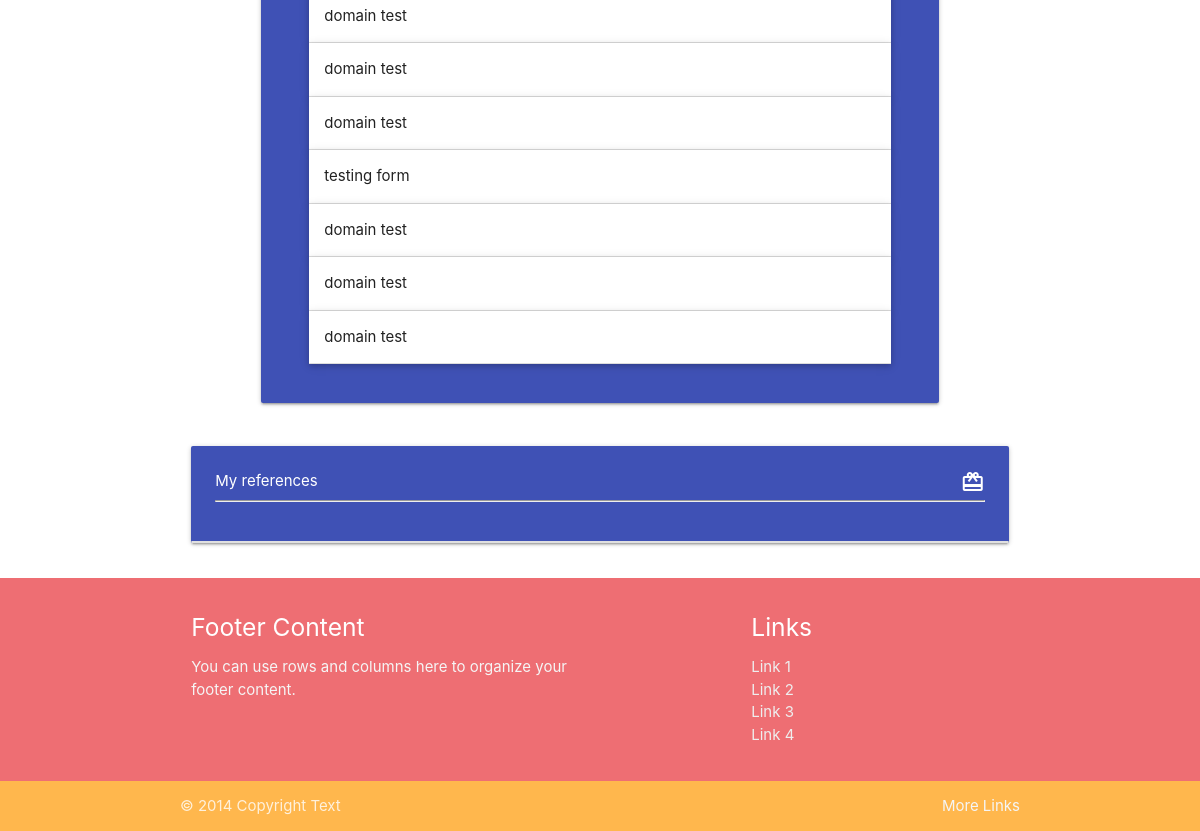
Page /profile/2/ (lower part) on the earlier database version.
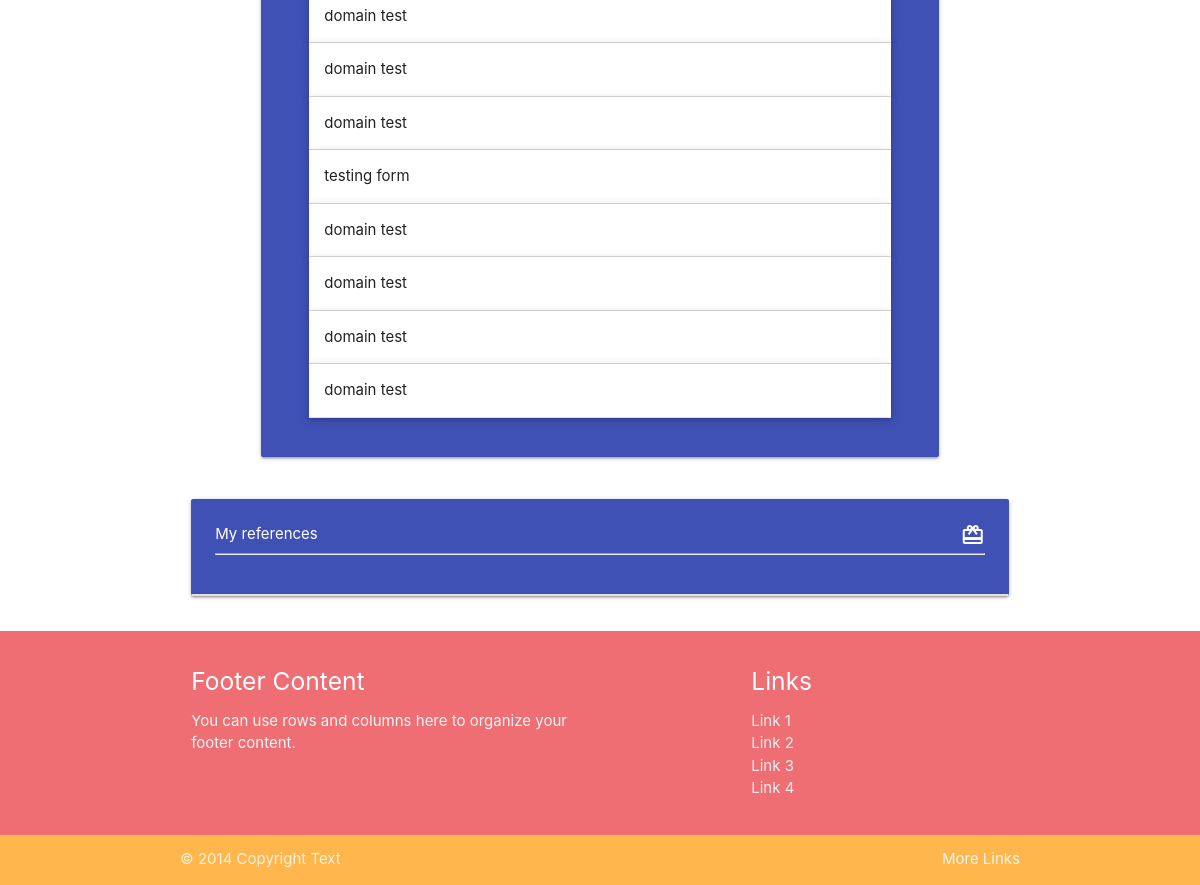
Same page on the later database version.
### userprofile/models.py (models this page shows, shortened)
class RefRequest(models.Model):
    profile = models.ForeignKey(Profile, verbose_name=_("profile"), on_delete=models.CASCADE)
    company_name = models.CharField(_("company name"), max_length=100, null=True, blank=True)
    company_slug = models.SlugField(_("company_slug"), null=True, blank=True, unique=False, max_length=150)
    date_from = models.DateField( verbose_name=_("date from"))
    date_to = models.DateField(verbose_name=_("date to"))
    to_email = models.EmailField(_("to email"), max_length=254, null=True, blank=True)
    UNINITIATED = "UNIN"
    PENDING = "PEND"
    COMPLETE = "COMP"
    STATUS_CHOICES = [
        (UNINITIATED, "Uninitiated"),
        (PENDING, "Pending"),
        (COMPLETE, "Complete"),
    ]
    status = models.CharField(_("status"), max_length=4, choices=STATUS_CHOICES, default=UNINITIATED,)
    time_sent = models.DateTimeField(_("time_sent"), auto_now_add=True, null=True)
    class Meta:
        verbose_name = "Reference request"
        verbose_name_plural = "Reference requests"

### userprofile/views.py (the view)
# urls.py: path("profile/<int:pk>/", ProfileView.as_view(), name ="profile"),
class ProfileView(ListView):
    model = RefRequest
    def get(self, request, *args, **kwargs):
        profile = Profile.objects.get(id=kwargs["pk"])
        requests = profile.refrequest_set.all()
        return render(
            self.request,
            "userprofile/profile.html",
            {
                "profile": profile,
                "requests": requests,
            })

### userprofile/models.py (called while the page is built)
    def __str__(self):
        return f"{self.first_name} {self.last_name}"

### userprofile/templates/userprofile/profile.html (shortened to what this page needs)
{% extends "base.html" %}
{% block content %}
    <div class="container">
        {% include "./components/profile_pending_requests.html" %}
        <div class="row">
            <div class="col s12">
                <div class="card indigo">
                    <div class="card-content">
                        <span class="white-text">My references <i class="material-icons right">redeem</i></span>
                        <hr/>
                    </div>
                    <div class=" collection">
                    </div>
                </div>
            </div>
        </div>
    </div>
{% endblock content %}

### userprofile/templates/userprofile/components/profile_pending_requests.html (shortened to what this page needs)
<div class="row">
    <div class="col s12 l10 offset-l1">
        <div class="card-panel indigo">
            <ul class="collapsible popout">
            {% for request in requests %}
                {% if request.status == "PEND" %}
                <li>
                    <div class="collapsible-header"> <span class="truncate">{{ request.company_name }}</span></div>
                  </li>
                  {% endif %}
            {% endfor %}
             </ul>
        </div>
    </div>
</div>

Differences in the rows shown:
added RefRequest: company_name "domain test"
